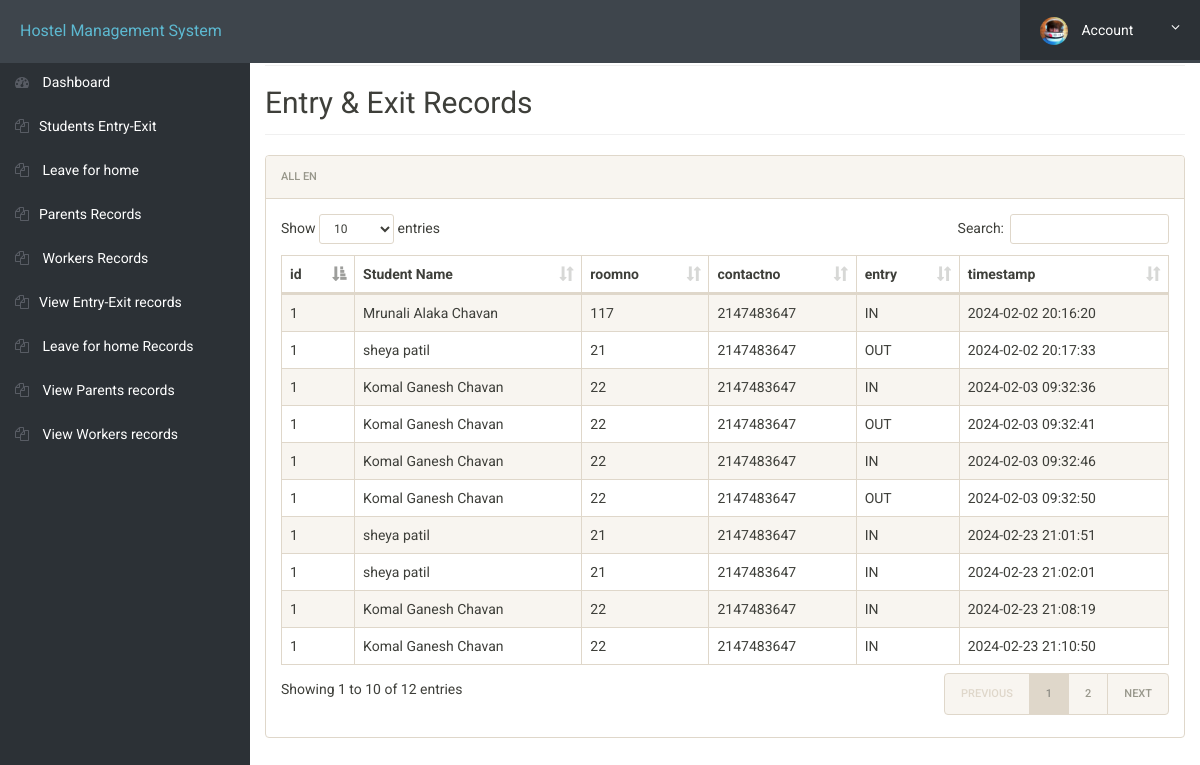
Page /guard/entry-exit.php (signed in) on the committed database.
### tables this page shows
CREATE TABLE `gate` (
  `id` int(11) NOT NULL,
  `firstName` varchar(30) NOT NULL,
  `middleName` varchar(30) NOT NULL,
  `lastName` varchar(30) NOT NULL,
  `roomno` int(11) NOT NULL,
  `contactno` int(11) NOT NULL,
  `entry` varchar(10) NOT NULL,
  `timestamp` varchar(40) NOT NULL
);

### guard/entry-exit.php (the view, shortened to what this page needs)
<?php
include('includes/config.php');
?>
<!doctype html>
<html lang="en" class="no-js">
<head>
	<link rel="stylesheet" href="css/font-awesome.min.css">
	<link rel="stylesheet" href="css/bootstrap.min.css">
	<link rel="stylesheet" href="css/dataTables.bootstrap.min.css">
	<link rel="stylesheet" href="css/bootstrap-social.css">
	<link rel="stylesheet" href="css/bootstrap-select.css">
	<link rel="stylesheet" href="css/fileinput.min.css">
	<link rel="stylesheet" href="css/awesome-bootstrap-checkbox.css">
	<link rel="stylesheet" href="css/style.css">
</head>
<body>
	<?php include('includes/header.php');?>
	<div class="ts-main-content">
			<?php include('guard-sidebar.php');?>
		<div class="content-wrapper">
			<div class="container-fluid">
				<div class="row">
					<div class="col-md-12">
						<h2 class="page-title">
				Entry & Exit Records
						</h2>
						<div class="panel panel-default">
							<div class="panel-heading">All en</div>
							<div class="panel-body">
								<table id="zctb" class="display table table-striped table-bordered table-hover" cellspacing="0" width="100%">
									<thead>
										<tr>
											<th>id</th>
											<th> Student Name</th>
											<th>roomno</th>
											<th>contactno</th>
											<th>entry </th>
											<th>timestamp</th>
										</tr>
									</thead>
									<tbody>
										<?php
	$id = $_SESSION['id'];
	$ret = "SELECT * FROM gate";
	$stmt = $mysqli->prepare($ret);
	$stmt->execute();
	$res = $stmt->get_result();
	while ($row = $res->fetch_object()) {
	    ?>
	    <tr>
	        <td><?php echo $id; ?></td>
	        <td><?php echo $row->firstName . ' ' . $row->middleName . ' ' . $row->lastName; ?></td>
          <td><?php echo $row->roomno; ?></td>
	        <td><?php echo $row->contactno; ?></td>
	        <td><?php echo $row->entry; ?></td>
	        <td><?php echo $row->timestamp; ?></td>
	    </tr>
	    <?php
	}
	?>
									</tbody>
								</table>
							</div>
						</div>
					</div>
				</div>
			</div>
		</div>
	</div>
</body>
</html>

### guard/css/style.css (style rules this page uses)
html { font-size: 14px; }
@media only screen and (min-width: 480px) { html { font-size: 17px; } }
@media only screen and (min-width: 768px) { html { font-size: 14px; } }
body { font-size: 1em; }
.panel { overflow: hidden; }
.page-title { padding-bottom: 15px; margin-bottom: 20px; border-bottom: 1px solid #f0f0f0; }
.ts-main-content .content-wrapper { padding-top: 15px; margin-top: 10px; }
@media only screen and (min-width: 992px) { .ts-main-content .content-wrapper { margin-left: 250px; } }

### rows in the picture
gate: firstName "Mrunali", middleName "Alaka", lastName "Chavan", roomno "117", contactno "2147483647", entry "IN", timestamp "2024-02-02 20:16:20"
gate: firstName "sheya", lastName "patil", roomno "21", contactno "2147483647", entry "OUT", timestamp "2024-02-02 20:17:33"
gate: firstName "Komal", middleName "Ganesh", lastName "Chavan", roomno "22", contactno "2147483647", entry "IN", timestamp "2024-02-03 09:32:36"
gate: firstName "Komal", middleName "Ganesh", lastName "Chavan", roomno "22", contactno "2147483647", entry "OUT", timestamp "2024-02-03 09:32:41"
gate: firstName "Komal", middleName "Ganesh", lastName "Chavan", roomno "22", contactno "2147483647", entry "IN", timestamp "2024-02-03 09:32:46"
gate: firstName "Komal", middleName "Ganesh", lastName "Chavan", roomno "22", contactno "2147483647", entry "OUT", timestamp "2024-02-03 09:32:50"
gate: firstName "sheya", lastName "patil", roomno "21", contactno "2147483647", entry "IN", timestamp "2024-02-23 21:01:51"
gate: firstName "sheya", lastName "patil", roomno "21", contactno "2147483647", entry "IN", timestamp "2024-02-23 21:02:01"
gate: firstName "Komal", middleName "Ganesh", lastName "Chavan", roomno "22", contactno "2147483647", entry "IN", timestamp "2024-02-23 21:08:19"
gate: firstName "Komal", middleName "Ganesh", lastName "Chavan", roomno "22", contactno "2147483647", entry "IN", timestamp "2024-02-23 21:10:50"
